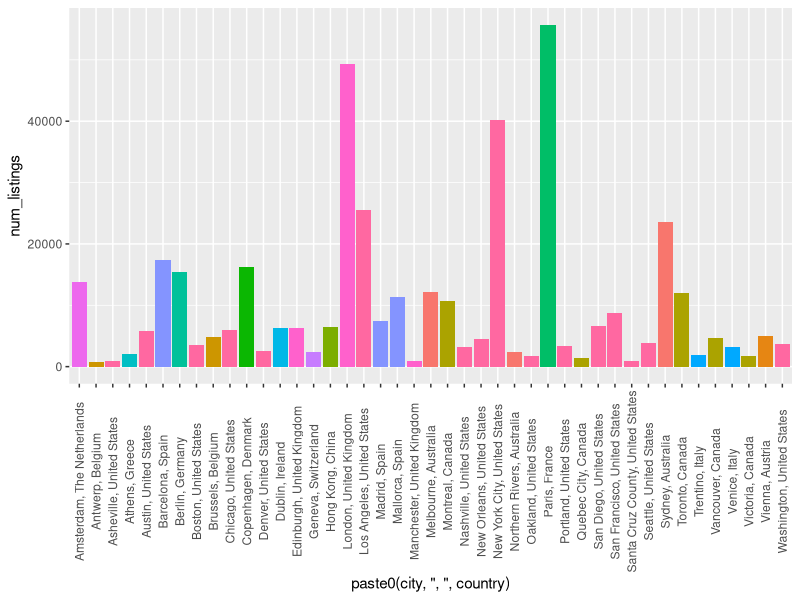
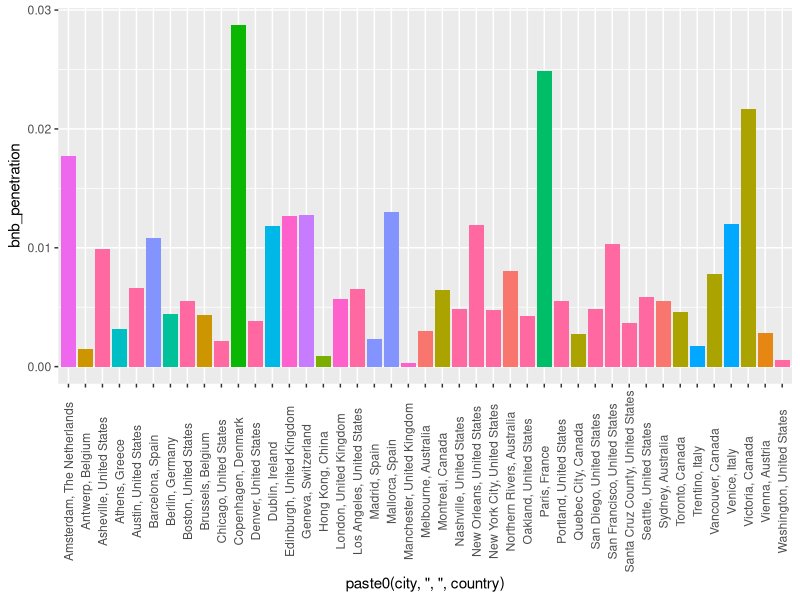
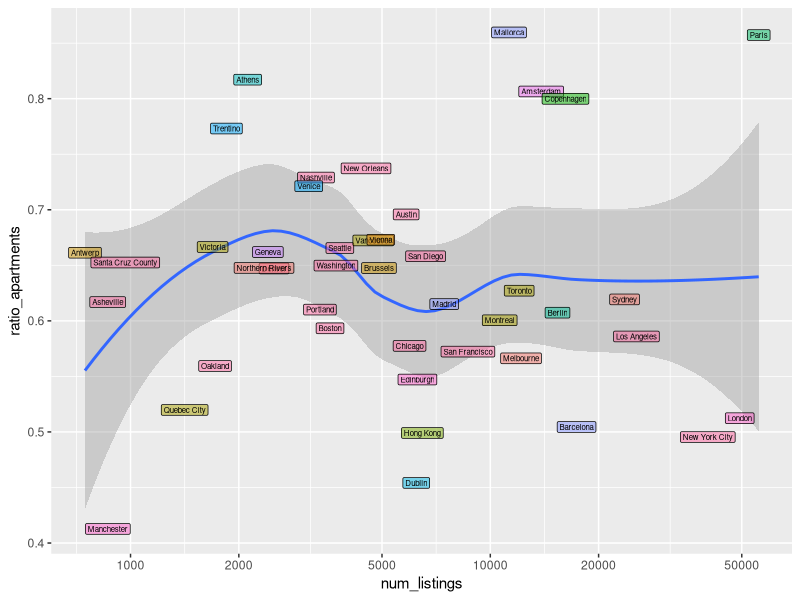
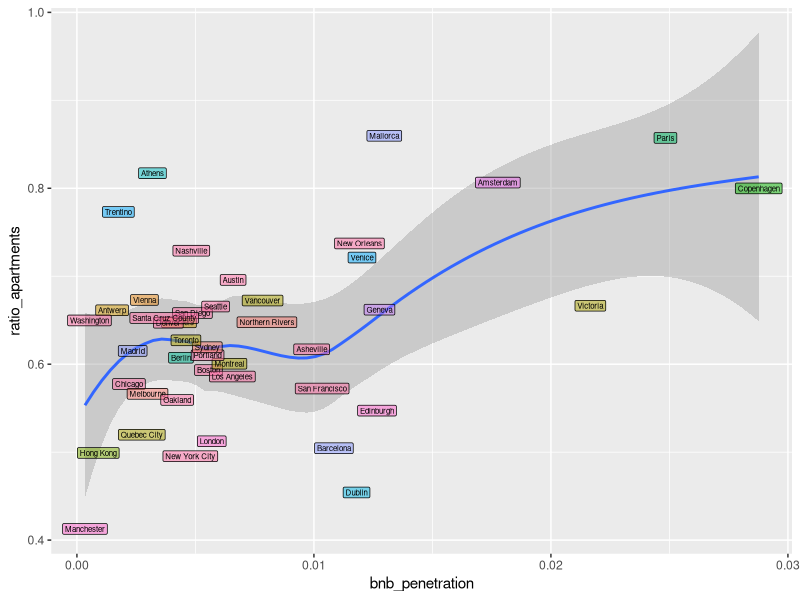

Generate these figures, in order, with R:
library(ggplot2)

df = read.csv("insideairbnb.csv")
df$num_listings = df$apartments + df$private_rooms + df$shared_rooms
df$bnb_penetration = df$num_listings / df$poulation
df$ratio_apartments = df$apartments / df$num_listings
df$ratio_private_rooms = df$private_rooms / df$num_listings
df$ratio_shared_rooms = df$shared_rooms / df$num_listings

names(df)
#  [1] "city"                "country"             "price"              
#  [4] "apartments"          "private_rooms"       "shared_rooms"       
#  [7] "poulation"           "num_listings"        "bnb_penetration"    
# [10] "ratio_apartments"    "ratio_private_rooms" "ratio_shared_rooms" 

table(df$country)
#   Australia        Austria        Belgium         Canada 
#           3              1              2              5 
# 
#       China        Denmark         France        Germany 
#           1              1              1              1 
# 
#      Greece        Ireland          Italy          Spain 
#           1              1              2              3 
# 
# Switzerland TheNetherlands  UnitedKingdom   UnitedStates 
#           1              1              3             16 

ggplot(df, aes(x=paste0(city,", ",country), y=num_listings)) + geom_bar(stat='identity', aes(fill=country)) +
  theme(legend.position="none", axis.text.x = element_text(angle = 90, vjust = 0.5))

ggplot(df, aes(x=paste0(city,", ",country), y=bnb_penetration)) + geom_bar(stat='identity', aes(fill=country)) +
  theme(legend.position="none", axis.text.x = element_text(angle = 90, vjust = 0.5))

ggplot(df, aes(x=num_listings, y=ratio_apartments, label=city)) + 
  geom_smooth() +
  geom_label(size=2, alpha=0.5, aes(fill=country)) +
  scale_x_log10(breaks=c(1000,2000,5000,10000,20000,50000)) +
  theme(legend.position="none")

ggplot(df, aes(x=bnb_penetration, y=ratio_apartments, label=city)) + 
  geom_smooth() +
  geom_label(size=2, alpha=0.5, aes(fill=country)) +
  theme(legend.position="none")

